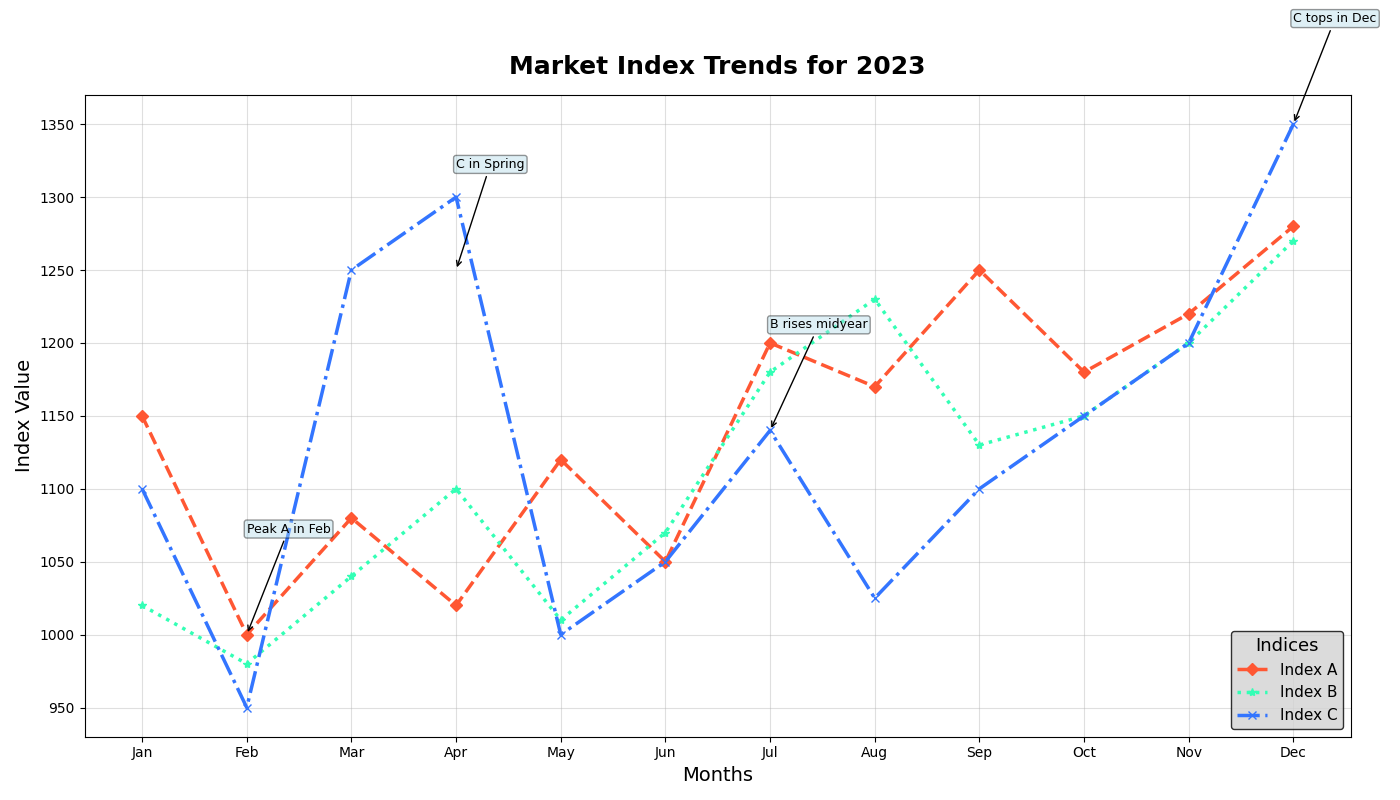

The Python source for this figure:
import matplotlib.pyplot as plt
import numpy as np

months = np.array(['Jan', 'Feb', 'Mar', 'Apr', 'May', 'Jun', 'Jul', 'Aug', 'Sep', 'Oct', 'Nov', 'Dec'])
# Manually shuffled or altered values within the original dataset structure
index_A = np.array([1150, 1000, 1080, 1020, 1120, 1050, 1200, 1170, 1250, 1180, 1220, 1280])
index_B = np.array([1020, 980, 1040, 1100, 1010, 1070, 1180, 1230, 1130, 1150, 1200, 1270])
index_C = np.array([1100, 950, 1250, 1300, 1000, 1050, 1140, 1025, 1100, 1150, 1200, 1350])

fig, ax = plt.subplots(figsize=(14, 8))

ax.plot(months, index_A, marker='D', linestyle='--', linewidth=2.5, color='#FF5733', label='Index A')
ax.plot(months, index_B, marker='*', linestyle=':', linewidth=2.5, color='#33FFB5', label='Index B')
ax.plot(months, index_C, marker='x', linestyle='-.', linewidth=2.5, color='#3375FF', label='Index C')

ax.set_title('Market Index Trends for 2023', fontsize=18, fontweight='bold', pad=15)
ax.set_xlabel('Months', fontsize=14)
ax.set_ylabel('Index Value', fontsize=14)

ax.legend(title='Indices', title_fontsize=13, fontsize=11, loc='lower right', facecolor='lightgrey', edgecolor='black')

milestones = [
    ('Feb', 1000, 'Peak A in Feb'),
    ('Apr', 1250, 'C in Spring'),
    ('Jul', 1140, 'B rises midyear'),
    ('Dec', 1350, 'C tops in Dec')
]
for month, value, text in milestones:
    ax.annotate(text, xy=(month, value), xytext=(month, value + 70),
                arrowprops=dict(arrowstyle='->', connectionstyle='arc3', color='black'),
                fontsize=9, bbox=dict(boxstyle="round,pad=0.2", edgecolor='black', facecolor='lightblue', alpha=0.4))

ax.grid(linestyle='-', alpha=0.4)
plt.tight_layout()
plt.show()
